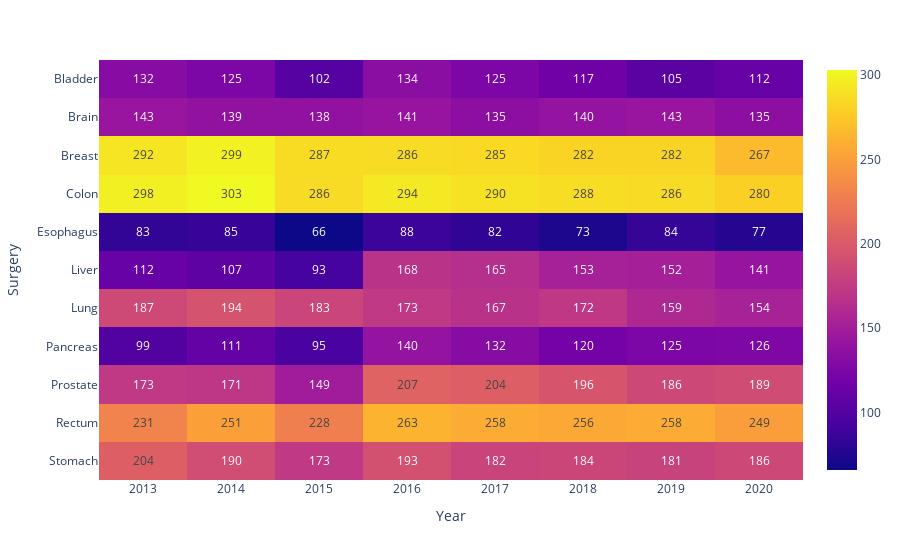

Write notebook code for a chart like this one.
### Code cell
#Using plotly to make heatmap
heat=px.imshow(heatmap1, text_auto=True)
heat

### Figure 1 — Plotly figure (JSON) as saved in the notebook; plotly's stock layout.template omitted (floating-point values rounded to 4 significant figures)
{"data": [{"coloraxis": "coloraxis", "hovertemplate": "Year: %{x}<br>Surgery: %{y}<br>color: %{z}<extra></extra>", "name": "0", "texttemplate": "%{z}", "type": "heatmap", "x": [2013, 2014, 2015, 2016, 2017, 2018, 2019, 2020], "xaxis": "x", "y": ["Bladder", "Brain", "Breast", "Colon", "Esophagus", "Liver", "Lung", "Pancreas", "Prostate", "Rectum", "Stomach"], "yaxis": "y", "z": [[132, 125, 102, 134, 125, 117, 105, 112], [143, 139, 138, 141, 135, 140, 143, 135], [292, 299, 287, 286, 285, 282, 282, 267], [298, 303, 286, 294, 290, 288, 286, 280], [83, 85, 66, 88, 82, 73, 84, 77], [112, 107, 93, 168, 165, 153, 152, 141], [187, 194, 183, 173, 167, 172, 159, 154], [99, 111, 95, 140, 132, 120, 125, 126], [173, 171, 149, 207, 204, 196, 186, 189], [231, 251, 228, 263, 258, 256, 258, 249], [204, 190, 173, 193, 182, 184, 181, 186]]}], "layout": {"coloraxis": {"colorscale": [[0.0, "#0d0887"], [0.1111, "#46039f"], [0.2222, "#7201a8"], [0.3333, "#9c179e"], [0.4444, "#bd3786"], [0.5556, "#d8576b"], [0.6667, "#ed7953"], [0.7778, "#fb9f3a"], [0.8889, "#fdca26"], [1.0, "#f0f921"]]}, "margin": {"t": 60}, "xaxis": {"anchor": "y", "constrain": "domain", "domain": [0.0, 1.0], "scaleanchor": "y", "title": {"text": "Year"}}, "yaxis": {"anchor": "x", "autorange": "reversed", "constrain": "domain", "domain": [0.0, 1.0], "title": {"text": "Surgery"}}}}
